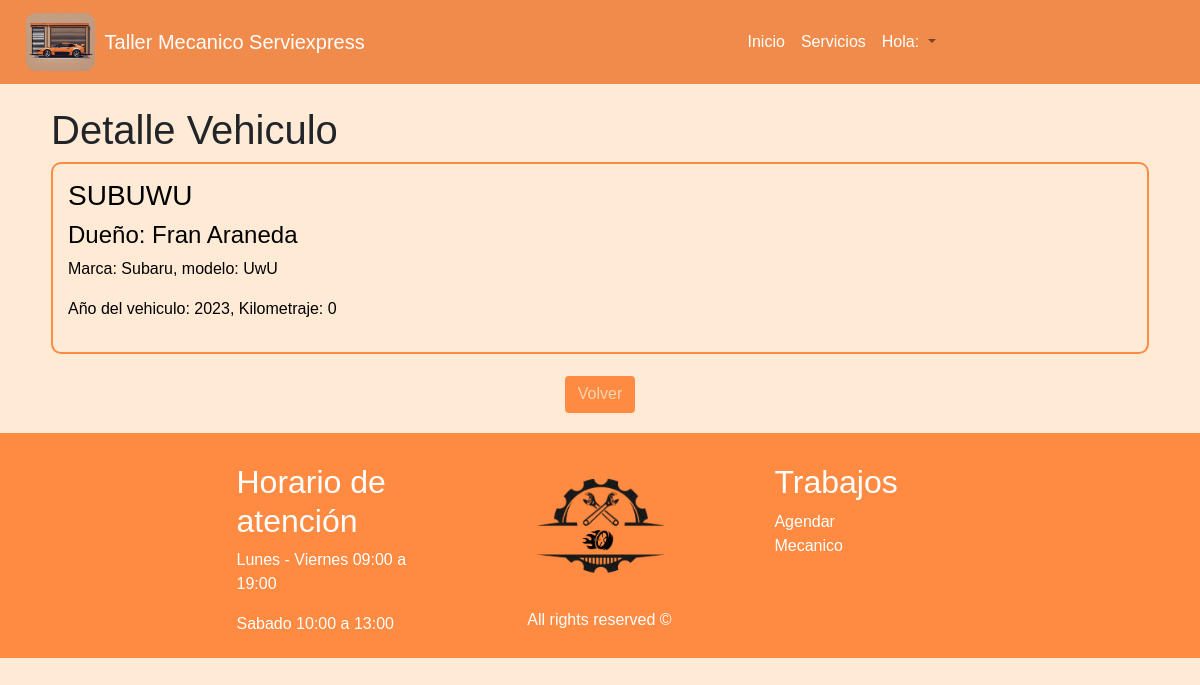
The app's page /vehiculo/SUBUWU/ (signed in), older data.
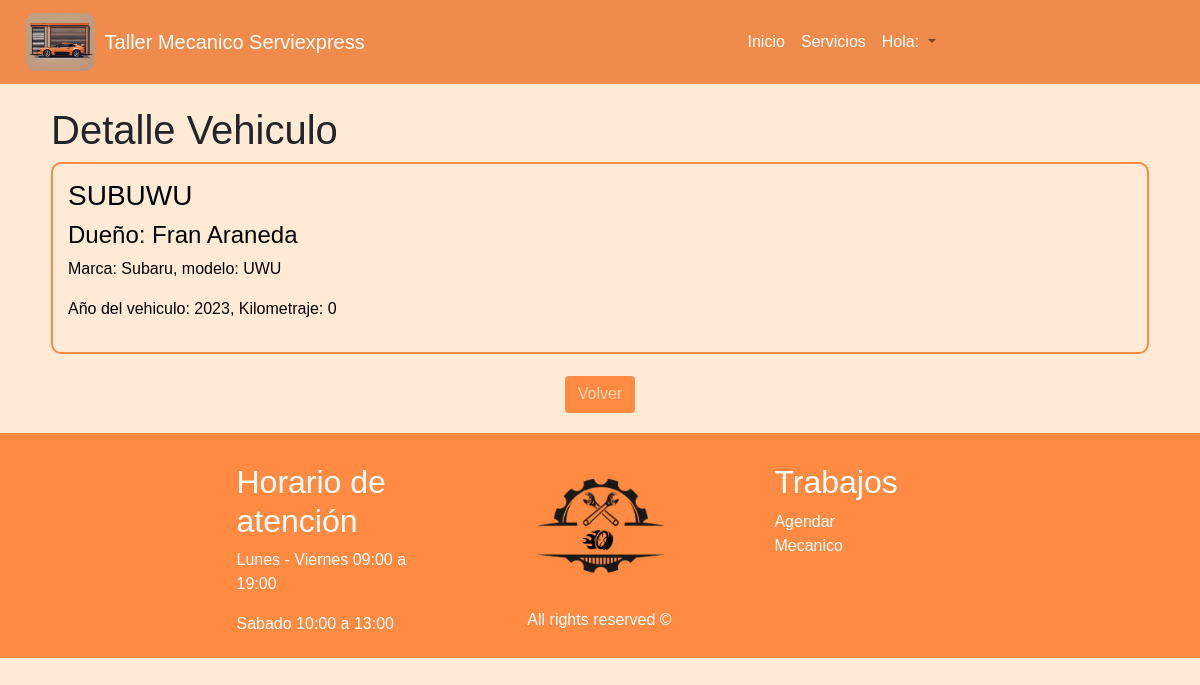
The same page, newer data.
### taller/models.py (models this page shows, shortened)
class Vehiculo(models.Model):
    patente = models.CharField(primary_key=True, max_length=6)
    marca = models.CharField(max_length=20)
    modelo = models.CharField(max_length=30)
    año = models.IntegerField()
    km = models.IntegerField()
    cliente = models.ForeignKey(Cliente, on_delete=models.CASCADE)

class Cliente(models.Model):
    rut_cli = models.CharField(primary_key=True, max_length=12)
    pnom_cli = models.CharField(max_length=20)
    snom_cli = models.CharField(max_length=20, blank=True)
    appaterno_cli = models.CharField(max_length=20)
    apmaterno_cli = models.CharField(max_length=20, blank=True)
    correo_cli = models.CharField(max_length=60, blank=True)
    telefono_cli = models.IntegerField(blank=True, null=True)
    def __str__(self):
        return self.pnom_cli + " " + self.appaterno_cli

### taller/views.py (the view, shortened to what this page needs)
# urls.py: path('vehiculo/<str:patente>/', views.update_vehiculo, name='update_vehiculo'),
@login_required
def update_vehiculo(request, patente):
    cliente = Cliente.objects.filter(rut_cli=request.user.username).first()
    empleado = Empleado.objects.filter(rut_emp=request.user.username).first()
    rol = "Cliente" if cliente else "Empleado"
    if request.method == "GET":
        vehiculo = get_object_or_404(Vehiculo, pk=patente)
        form = VehiculoForm(instance=vehiculo)
        return render(
            request,
            "detail_vehiculo.html",
            {
                "vehiculo": vehiculo,
                "form": form,
                "cliente": cliente,
                "empleado": empleado,
                "rol": rol,
            },
        )

### taller/templates/detail_vehiculo.html (shortened to what this page needs)
{% extends 'hnf.html' %}
{% load static %}
{% block content %}
<head>
    <link rel="stylesheet" href="{% static 'css/crud.css' %}" />
</head>
<div class="container">
    <ul style="list-style: none;">
        {% if not Mensaje %}
        <h1> Detalle Vehiculo </h1>
        <li id="detalle">
            <h3>{{ vehiculo.patente }}</h3>
            <h4>Dueño: {{ vehiculo.cliente }}</h4>
            <p>Marca: {{ vehiculo.marca }}, modelo: {{ vehiculo.modelo }}</p>
            <p>Año del vehiculo: {{ vehiculo.año }}, Kilometraje: {{ vehiculo.km }}</p>
        </li>
        <ul>
            <li class="centered-button" style="margin-top: 2%;">
                <a class="btn" href="/vehiculos">
                    Volver
                </a>
            </li>
        </ul>
        {% endif %}
    </ul>
</div>
{% endblock %}

Row changes from the older to the newer data that the page shows:
changed Vehiculo "SUBUWU": modelo "UwU" → "UWU"
